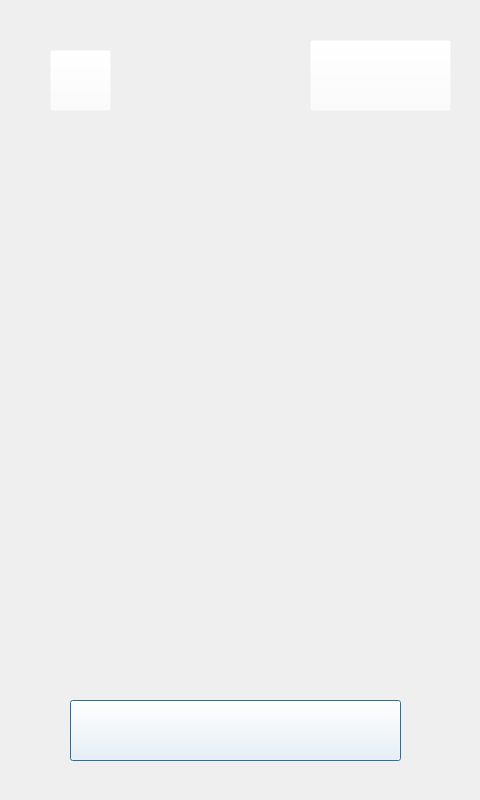
<?xml version="1.0" encoding="UTF-8"?>
<ui version="4.0">
 <class>Dialog</class>
 <widget class="QDialog" name="Dialog">
  <property name="geometry">
   <rect>
    <x>0</x>
    <y>0</y>
    <width>480</width>
    <height>800</height>
   </rect>
  </property>
  <property name="windowTitle">
   <string>Dialog</string>
  </property>
  <widget class="QLabel" name="label_2">
   <property name="geometry">
    <rect>
     <x>0</x>
     <y>0</y>
     <width>480</width>
     <height>800</height>
    </rect>
   </property>
   <property name="autoFillBackground">
    <bool>true</bool>
   </property>
   <property name="styleSheet">
    <string notr="true"/>
   </property>
   <property name="text">
    <string/>
   </property>
   <property name="pixmap">
    <pixmap>../assets/WaiterLITE-UI-16.png</pixmap>
   </property>
   <property name="scaledContents">
    <bool>true</bool>
   </property>
  </widget>
  <widget class="QPushButton" name="goToNextButton">
   <property name="geometry">
    <rect>
     <x>70</x>
     <y>700</y>
     <width>331</width>
     <height>61</height>
    </rect>
   </property>
   <property name="styleSheet">
    <string notr="true">background-color: rgba(255, 255, 255, 0);</string>
   </property>
   <property name="text">
    <string/>
   </property>
  </widget>
  <widget class="QPushButton" name="backButton">
   <property name="geometry">
    <rect>
     <x>50</x>
     <y>50</y>
     <width>61</width>
     <height>61</height>
    </rect>
   </property>
   <property name="styleSheet">
    <string notr="true">background-color: rgba(255, 255, 255, 0);</string>
   </property>
   <property name="text">
    <string/>
   </property>
  </widget>
  <widget class="QPushButton" name="cartButton">
   <property name="geometry">
    <rect>
     <x>310</x>
     <y>40</y>
     <width>141</width>
     <height>71</height>
    </rect>
   </property>
   <property name="styleSheet">
    <string notr="true">background-color: rgba(255, 255, 255, 0);</string>
   </property>
   <property name="text">
    <string/>
   </property>
  </widget>
 </widget>
 <resources>
  <include location="../WaiterLITE01.qrc"/>
 </resources>
 <connections/>
</ui>
